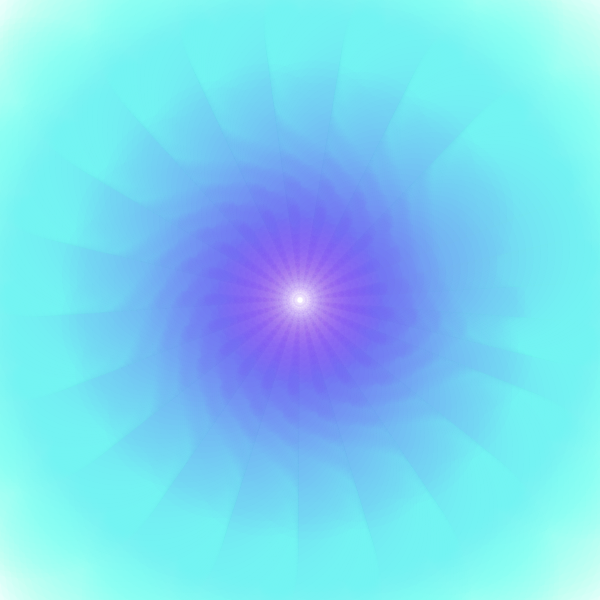
Frame 1 (no input)
Frame 60 (no input): identical to frame 1, image omitted
Frame 120 (the mouse pressed at the canvas centre since frame 60): identical to frame 1, image omitted

The p5.js sketch that drew this single still picture (run headless with seeded random() and noise() and a simulated clock; from frame 60 on, the mouse is pressed at the canvas centre):

// p5.js sketch
// ── sketch.js
function setup() {
    createCanvas(600, 600);
}

function draw() {
    //background(255, 182, 190);
    //background(0);
    background(255);
    //stroke(255);
    translate(width / 2, height / 2);
    beginShape();
    for (var i = 0; i < TWO_PI; i += 0.3) {
        for (var r = width / 2; r >= 5; r -= 5) {
            noStroke();
            fill(100, r, 225,10);
            //strokeWeight(4);
            //vertex(cos(i)*r, sin(i)*r);
            ellipse(cos(i) * r, sin(i) * r, r, r);

        }

        // ellipse(cos(i)*75, sin(i)*75, 75, 75);
        // ellipse(cos(i)*100, sin(i)*100, 100, 100);
    }
    endShape();
}
